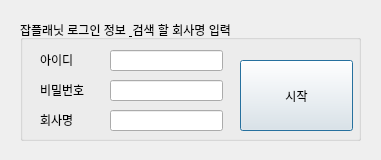
<?xml version="1.0" encoding="UTF-8"?>
<ui version="4.0">
 <class>Dialog</class>
 <widget class="QDialog" name="Dialog">
  <property name="geometry">
   <rect>
    <x>0</x>
    <y>0</y>
    <width>381</width>
    <height>160</height>
   </rect>
  </property>
  <property name="windowTitle">
   <string>[코딩유치원] 잡플래닛 리뷰 정보 수집기</string>
  </property>
  <widget class="QGroupBox" name="groupBox">
   <property name="geometry">
    <rect>
     <x>20</x>
     <y>20</y>
     <width>341</width>
     <height>121</height>
    </rect>
   </property>
   <property name="title">
    <string>잡플래닛 로그인 정보 &amp; 검색 할 회사명 입력</string>
   </property>
   <widget class="QLineEdit" name="lineEdit_ID">
    <property name="geometry">
     <rect>
      <x>90</x>
      <y>30</y>
      <width>113</width>
      <height>21</height>
     </rect>
    </property>
   </widget>
   <widget class="QLineEdit" name="lineEdit_PW">
    <property name="geometry">
     <rect>
      <x>90</x>
      <y>60</y>
      <width>113</width>
      <height>21</height>
     </rect>
    </property>
    <property name="echoMode">
     <enum>QLineEdit::Password</enum>
    </property>
   </widget>
   <widget class="QLineEdit" name="lineEdit_CN">
    <property name="geometry">
     <rect>
      <x>90</x>
      <y>90</y>
      <width>113</width>
      <height>21</height>
     </rect>
    </property>
   </widget>
   <widget class="QLabel" name="label">
    <property name="geometry">
     <rect>
      <x>20</x>
      <y>30</y>
      <width>60</width>
      <height>20</height>
     </rect>
    </property>
    <property name="text">
     <string>아이디</string>
    </property>
   </widget>
   <widget class="QLabel" name="label_2">
    <property name="geometry">
     <rect>
      <x>20</x>
      <y>60</y>
      <width>60</width>
      <height>20</height>
     </rect>
    </property>
    <property name="text">
     <string>비밀번호</string>
    </property>
   </widget>
   <widget class="QLabel" name="label_3">
    <property name="geometry">
     <rect>
      <x>20</x>
      <y>90</y>
      <width>60</width>
      <height>20</height>
     </rect>
    </property>
    <property name="text">
     <string>회사명</string>
    </property>
   </widget>
   <widget class="QPushButton" name="pushButton">
    <property name="geometry">
     <rect>
      <x>220</x>
      <y>40</y>
      <width>113</width>
      <height>71</height>
     </rect>
    </property>
    <property name="text">
     <string>시작</string>
    </property>
   </widget>
  </widget>
 </widget>
 <resources/>
 <connections/>
</ui>
